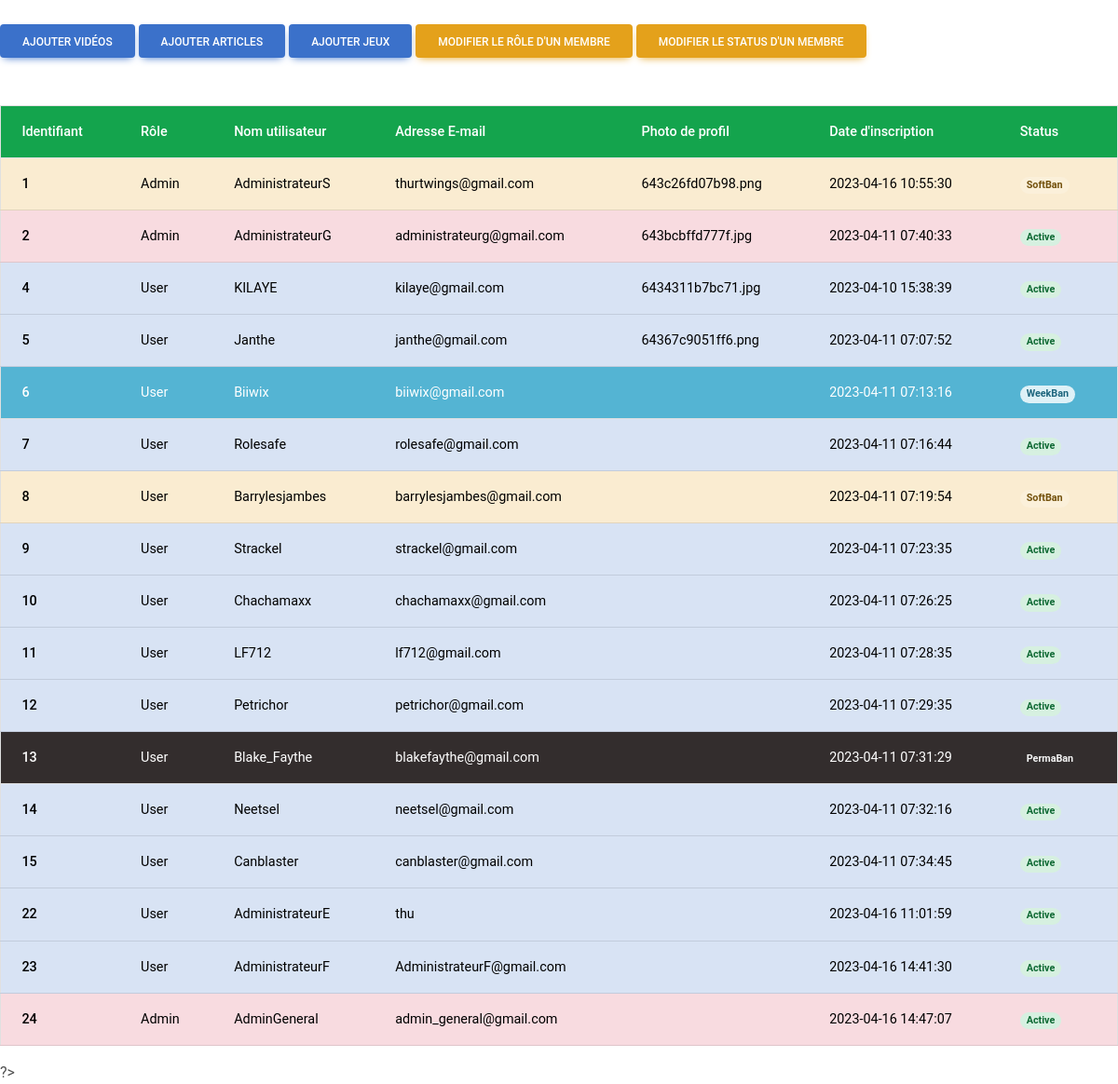
The page /pages/Backoffice.php on the database its author committed.
### tables this page shows
CREATE TABLE IF NOT EXISTS `users` (
  `id` int NOT NULL AUTO_INCREMENT,
  `username` varchar(50) NOT NULL,
  `user_email` varchar(320) NOT NULL,
  `profile_picture` varchar(255) DEFAULT NULL,
  `password` char(60) NOT NULL,
  `user_description` text,
  `registration_time` timestamp NULL DEFAULT CURRENT_TIMESTAMP,
  `user_status` enum('Active','WeekBan','MonthBan','PermaBan','SoftBan') NOT NULL DEFAULT 'Active',
  `user_role` enum('Admin','ForumMod','ContentMod','User') NOT NULL DEFAULT 'User',
  PRIMARY KEY (`id`)
);

### GoToThePage.php (called while the page is built, shortened)
<?php
    $NEW_STAFF_MEMBER = '../php/setRole.php';
    $SET_STATUS = '../php/setStatus.php';
    $NEW_ARTICLE = '../php/addNewArticle.php';
    $NEW_VIDEO = '../php/addNewVideo.php';
    $NEW_GAME = '../php/addNewGame.php';
?>

### php/Utilities.php (called while the page is built, shortened)
<?php
class Utilities
{
    public $sql ="";
    public function __construct($id)
{
    $dsn = 'mysql:host=localhost;dbname=speedrun_website';
    $username = 'root';
    $password = '';
    try
    {
        $this->sql = new PDO($dsn, $username, $password);
    }
    catch (PDOException $e)
    {
        $password = 'root1234';
        $this->sql = new PDO($dsn, $username, $password);
    }
}
    public function SelectAll($table)
    {
        $req = "SELECT * FROM `" . $table."`";
        $result = $this->sql->query($req);
        $tlbresult = $result->fetchAll();
        return $tlbresult;
    }
}
?>

### pages/Backoffice.php (the view, shortened to what this page needs)
<?php
    require_once('../GoToThePage.php');
    require_once('../php/Utilities.php');
    $utils = new Utilities(0);
    $color = "";
    $status = "";
?>
<!DOCTYPE html>
<html lang="en">
    <head>
        <link href="https://cdnjs.cloudflare.com/ajax/libs/mdb-ui-kit/6.2.0/mdb.min.css" rel="stylesheet"/>
    </head>
    <body>
        <br>
            <a href="<?php echo $NEW_VIDEO; ?>" class="btn btn-primary"> Ajouter Vidéos </a>
            <a href="<?php echo $NEW_ARTICLE; ?>" class="btn btn-primary"> Ajouter Articles</a>
            <a href="<?php echo $NEW_GAME; ?>" class="btn btn-primary"> Ajouter Jeux</a>
            <a href="<?php echo $NEW_STAFF_MEMBER; ?>" class="btn btn-warning"> Modifier le rôle d'un membre</a>
            <a href="<?php echo $SET_STATUS; ?>" class="btn btn-warning"> Modifier le status d'un membre</a>
           <br>
           <br>
           <br>
        <table class="container-fluid table bg-success text-white table-hover border">
            <thead>
                <tr>
                <th scope="col">Identifiant</th>
                <th scope="col">Rôle</th>
                <th scope="col">Nom utilisateur</th>
                <th scope="col">Adresse E-mail</th>
                <th scope="col">Photo de profil</th>
                <th scope="col">Date d'inscription</th>
                <th scope="col">Status</th>
                </tr>
            </thead>
            <tbody>
<?php
    foreach($utils->SelectAll("users") as $key => $value)
    {
        if ($value['user_role'] == 'Admin')
        {
            $color = "table-danger";
        }
        else
        {
            $color = "table-primary";
        }
        switch($value["user_status"])
        {
            case 'Active':
                $status = "badge-success";
                    break;
            case 'SoftBan':
                $status = "badge-warning";
                $color = "table-warning";
                    break;
            case 'WeekBan':
                $status = "badge-info";
                $color = "bg-info";
                    break;
            case 'PermaBan':
                $status = "badge-dark";
                $color = "bg-dark";
                    break;
        }
        ?>
                <tr class="<?php echo $color ?>">
                    <th scope="row"><?php echo $value['id']?></th>
                        <td><?php echo $value['user_role']?></td>
                        <td><?php echo $value['username']?></td>
                        <td><?php echo $value['user_email']?></td>
                        <td><?php echo $value['profile_picture']?></td>
                        <td><?php echo $value['registration_time']?></td>
                        <td><span class="badge <?php echo $status ?> rounded-pill"> <?php echo $value["user_status"]?> </span></td>
                </tr>
    <?php
    }?>
    </tbody>
    </table>
</body>
</html>
</body>
</html>

### rows shown on the page
users: id "1", user_role "Admin", username "AdministrateurS", user_email "thurtwings@gmail.com", profile_picture "643c26fd07b98.png", registration_time "2023-04-16 10:55:30", user_status "SoftBan"
users: id "2", user_role "Admin", username "AdministrateurG", user_email "administrateurg@gmail.com", profile_picture "643bcbffd777f.jpg", registration_time "2023-04-11 07:40:33", user_status "Active"
users: id "4", user_role "User", username "KILAYE", user_email "kilaye@gmail.com", profile_picture "6434311b7bc71.jpg", registration_time "2023-04-10 15:38:39", user_status "Active"
users: id "5", user_role "User", username "Janthe", user_email "janthe@gmail.com", profile_picture "64367c9051ff6.png", registration_time "2023-04-11 07:07:52", user_status "Active"
users: id "6", user_role "User", username "Biiwix", user_email "biiwix@gmail.com", registration_time "2023-04-11 07:13:16", user_status "WeekBan"
users: id "7", user_role "User", username "Rolesafe", user_email "rolesafe@gmail.com", registration_time "2023-04-11 07:16:44", user_status "Active"
users: id "8", user_role "User", username "Barrylesjambes", user_email "barrylesjambes@gmail.com", registration_time "2023-04-11 07:19:54", user_status "SoftBan"
users: id "9", user_role "User", username "Strackel", user_email "strackel@gmail.com", registration_time "2023-04-11 07:23:35", user_status "Active"
users: id "10", user_role "User", username "Chachamaxx", user_email "chachamaxx@gmail.com", registration_time "2023-04-11 07:26:25", user_status "Active"
users: id "11", user_role "User", username "LF712", user_email "lf712@gmail.com", registration_time "2023-04-11 07:28:35", user_status "Active"
users: id "12", user_role "User", username "Petrichor", user_email "petrichor@gmail.com", registration_time "2023-04-11 07:29:35", user_status "Active"
users: id "13", user_role "User", username "Blake_Faythe", user_email "blakefaythe@gmail.com", registration_time "2023-04-11 07:31:29", user_status "PermaBan"
users: id "14", user_role "User", username "Neetsel", user_email "neetsel@gmail.com", registration_time "2023-04-11 07:32:16", user_status "Active"
users: id "15", user_role "User", username "Canblaster", user_email "canblaster@gmail.com", registration_time "2023-04-11 07:34:45", user_status "Active"
users: id "22", user_role "User", username "AdministrateurE", user_email "thu", registration_time "2023-04-16 11:01:59", user_status "Active"
users: id "23", user_role "User", username "AdministrateurF", user_email "AdministrateurF@gmail.com", registration_time "2023-04-16 14:41:30", user_status "Active"
users: id "24", user_role "Admin", username "AdminGeneral", user_email "admin_general@gmail.com", registration_time "2023-04-16 14:47:07", user_status "Active"
